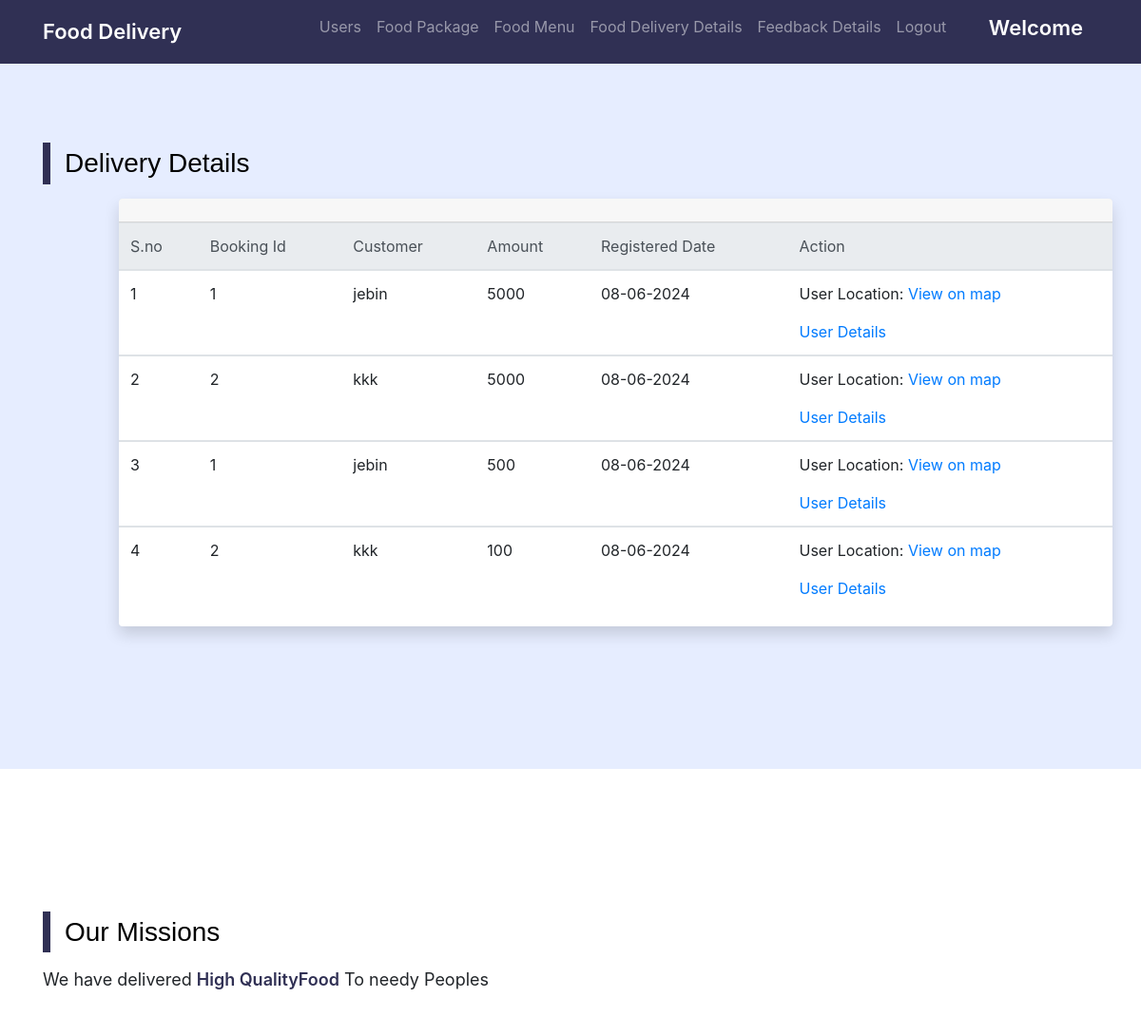
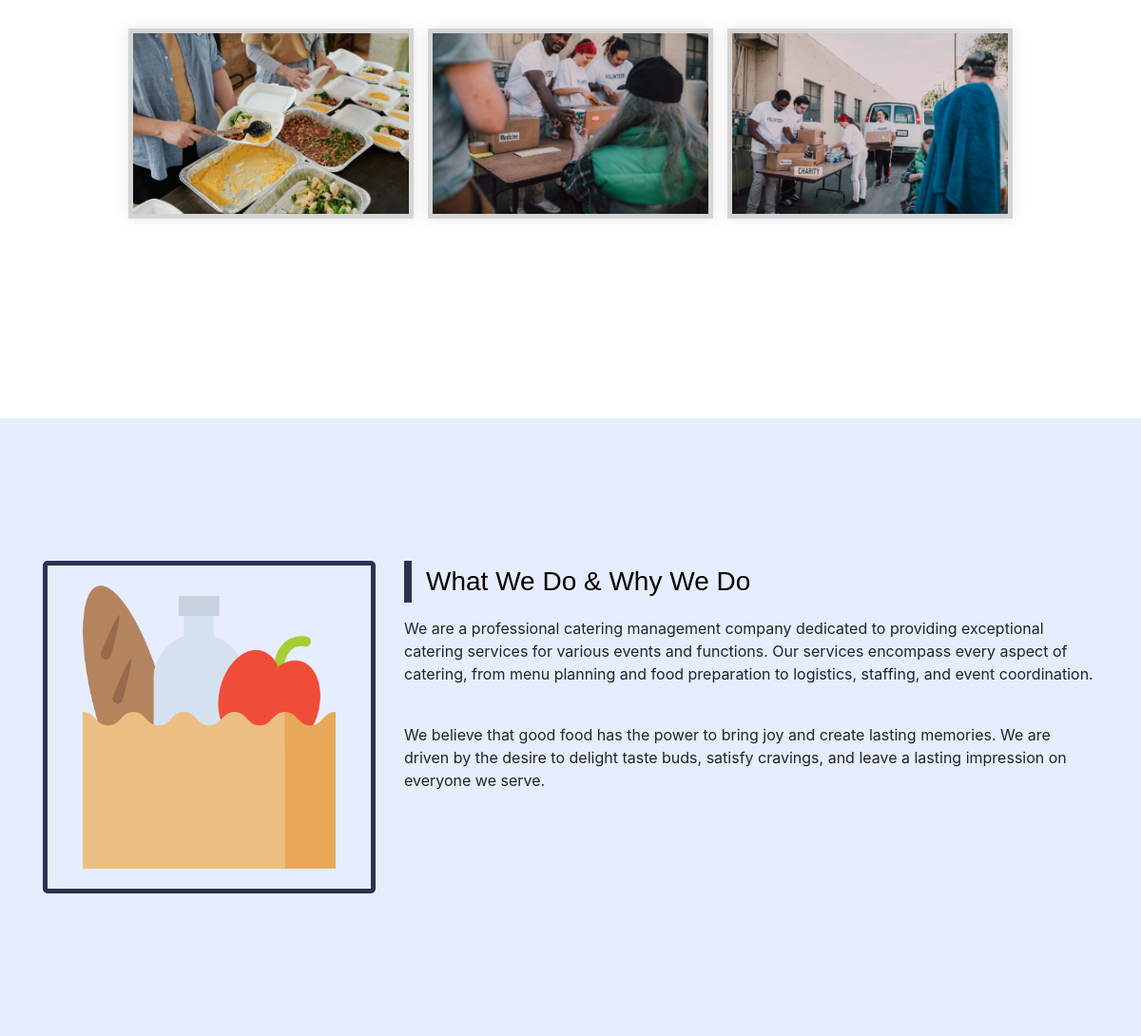
Page /deli_det.php on the committed database (2 pictures, top to bottom).
### tables this page shows
CREATE TABLE `bill_food` (
  `id` int(11) NOT NULL,
  `bid` varchar(60) NOT NULL,
  `customer` varchar(30) NOT NULL,
  `amount` varchar(60) NOT NULL,
  `rdate` varchar(15) NOT NULL,
  `d_status` varchar(11) NOT NULL,
  `latitude` varchar(60) NOT NULL,
  `longitude` varchar(60) NOT NULL
);

### deli_det.php (the view, shortened to what this page needs)
<?php
include("dbconnect.php");
?>
<!DOCTYPE html>
<html lang="en">
<head>
    <title><?php include("title.php");?>
    </title>
    <link rel="stylesheet" href="css/style.css">
    	 <link rel="stylesheet" href="style.css" type="text/css" media="all" />
    <link rel="stylesheet" href="css/responsive.css">
    <link rel="stylesheet" href="https://cdn.jsdelivr.net/npm/bootstrap@4.6.1/dist/css/bootstrap.min.css">
    <link rel="stylesheet" href="https://cdnjs.cloudflare.com/ajax/libs/font-awesome/4.7.0/css/font-awesome.min.css">
</head>
<body>
    <div class="fixed-top">
                    <?php include("name5.php");?>
        <div class="cont-sec">
        </div>
    </div>
    <section class="don-sec" id="donation">
        <div class="container">
            <div class="heading">
                <h2>Delivery Details</h2>
            </div>
            <div class="row">
                <div class="col-lg-1">
                </div>
                <div class="h-screen flex-grow-1 overflow-y-lg-auto">
                <div class="card shadow border-0 mb-7">
                    <div class="card-header">
                    </div>
                    <div class="table-responsive">
                        <table class="table table-hover table-nowrap">
                            <thead class="thead-light">
                                <tr>
                                    <th scope="col">S.no</th>
                                    <th scope="col">Booking Id</th>
                                    <th scope="col">Customer</th>
                                    <th scope="col">Amount</th>
                                    <th scope="col">Registered Date</th>
                                    <th scope="col">Action</th>
                                </tr>
                            </thead>
                            <?php
$i="select * from bill_food where d_status='1'";
     $qry=mysqli_query($connect, $i);
$cnt=1;
while ($row=mysqli_fetch_array($qry)) {
?>
                            <tbody>
                                <tr>
                                    <td>
                                    <?php  echo $cnt;?>
                                    </td>
                                    <td>
                                    <?php  echo $row['bid'];?>
                                    </td>
                                    <td>
                                    <?php  echo $row['customer'];?>
                                    </td>
                                    <td>
                                    <?php  echo $row['amount'];?>
                                    </td>
                                    <td>
                                    <?php  echo $row['rdate'];?>
                                    </td>
                                    <td>
                                        <?php
									$map_url = "https://maps.google.com/?q=" . $row['latitude'] . "," . $row['longitude'];?>
                                    <p>User Location: <a href="<?php echo $map_url; ?>" target="_blank">View on map</a></p>
                                        <a href="userdet.php?customer=<?php echo $row['customer'];?>">User Details</a>
                                    </td>
                                </tr>
                            </tbody>
                            <?php
$cnt=$cnt+1;}
?>
                        </table>
                    </div>
                </div>
            </div>
    </div>
            </div>
    </section>
    <?php include("footer.php");?>

### name5.php (shortened to what this page needs)
<header>
            <div class="container">
                <nav class="navbar navbar-expand-lg navbar-dark">
                <a class="navbar-brand" href=""><?php include("title.php");?></a>
                    <div class="collapse navbar-collapse" id="navbarSupportedContent">
                        <ul class="navbar-nav ml-auto">
                            <li class="nav-item">
                                <a class="nav-link" href="or.php">Users</a>
                            </li>
                            <li class="nav-item">
                                <a class="nav-link" href="add_food_package.php">Food Package</a>
                            </li>
                            <li class="nav-item">
                                <a class="nav-link" href="hotel.php">Food Menu</a>
                            </li>
                            <li class="nav-item">
                                <a class="nav-link" href="deli_det.php">Food Delivery Details</a>
                            </li>
                            <li class="nav-item">
                                <a class="nav-link" href="feedview1.php">Feedback Details</a>
                            </li>
                            <li class="nav-item">
                                <a class="nav-link" href="logout.php">Logout</a>
                            </li>
                            <li>
                            <a class="navbar-brand" href="#">Welcome <h6 style="color:goldenrod"><?php echo $username;?></h6></a>
                            </li>
                        </ul>
                    </div>
                </nav>
            </div>
        </header>

### title.php
<?php
echo "Food Delivery";
?>

### footer.php (shortened to what this page needs)
<section class="mission" id="mission-id">
        <div class="container">
            <div class="heading">
                <h2>Our Missions</h2>
                <p>We have delivered <span>High Quality</span><span>Food</span> To needy Peoples</p>
            </div>
            <div class="gallery-sec">
                <div class="container">
                    <div class="image-container">
                        <div class="image"><img src="img/miss/4.jpg" alt="img"></div>
                        <div class="image"><img src="img/miss/6.jpg" alt="img"></div>
                        <div class="image"><img src="img/miss/7.jpg" alt="img"></div>
                    </div>
                </div>
                </div>
            </div>
    </section>
    <section class="about-sec" id="about">
        <div class="container">
            <div class="row">
                <div class="col-lg-4 about-img">
                    <img src="img/don/shopping-bag.png" alt="about">
                </div>
                <div class="col-lg-8 order-first order-lg-last">
                    <div class="heading">
                        <h2>What We Do & Why We Do</h2>
                    </div>
                    <p>We are a professional catering management company dedicated to providing exceptional catering services for various events and functions. Our services encompass every aspect of catering, from menu planning and food preparation to logistics, staffing, and event coordination.</p>
                    <br>
                    <p>We believe that good food has the power to bring joy and create lasting memories. We are driven by the desire to delight taste buds, satisfy cravings, and leave a lasting impression on everyone we serve.
</p>
                </div>
            </div>
        </div>
    </section>
</body>
</html>

### css/style.css (style rules this page uses)
* { margin: 0; padding: 0; box-sizing: border-box; font-family: 'Poppins', sans-serif; scroll-behavior: smooth; }
body { margin: 0; }
.heading h2 { font-size: 28px; font-weight: 500; border-left: 8px solid #303054; padding: 5px 15px; margin-bottom: 15px; }
.heading p { font-size: 18px; }
.heading p span { font-weight: 600; color: #303054; }
header { background-color: #303054; width: 100%; }
header .navbar-brand { font-size: 22px; font-weight: 600; color: #fff; }
nav { padding: 8px 0px !important; }
.cont-sec { padding: 8px; background-color: #e6edff; width: 100%; }
.about-sec { padding: 150px 0; background-color: #e6edff; }
.about-sec img { width: 350px; border: 5px solid #303054; border-radius: 5px; }
.don-sec { background-color: #e6edff; padding: 150px 0; }
.mission { padding: 150px 0; }
.gallery-sec { position: relative; padding: 50px 0; }
.gallery-sec .image-container { display: flex; flex-wrap: wrap; gap: 15px; justify-content: center; padding: 10px; }
.gallery-sec .image-container .image { height: 200px; width: 300px; box-shadow: 0 0 15px rgba(0, 0, 0, 0.1); cursor: pointer; overflow: hidden; }
.gallery-sec .image-container .image img { height: 100%; width: 100%; border: 5px solid #d4d4d4; object-fit: cover; transition: 0.2s linear; }

### style.css (style rules this page uses)
html,body,div,span,applet,object,iframe,h1,h2,h3,h4,h5,h6,p,blockquote,pre,a,abbr,acronym,address,big,cite,code,del,dfn,em,img,ins,kbd,q,s,samp,small,strike,strong,sub,sup,tt,var,b,u,i,dl,dt,dd,ol,nav ul,nav li,fieldset,form,label,legend,table,caption,tbody,tfoot,thead,tr,th,td,article,aside,canvas,details,embed,figure,figcaption,footer,header,hgroup,menu,nav,output,ruby,section,summary,time,mark,audio,video { margin:0;padding:0;border:0;font-size:100%;font:inherit;vertical-align:baseline; }
article, aside, details, figcaption, figure,footer, header, hgroup, menu, nav, section { display: block; }
ol,ul { list-style:none;padding:0;margin:0; }
table { border-collapse:collapse;border-spacing:0; }
a { text-decoration:none; }
img { max-width:100%; }
body { font-family: 'Raleway', sans-serif; background-size: cover; -webkit-background-size: cover; -moz-background-size: cover; -o-background-size: cover; -ms-background-size: cover; background-attachment: fixed; }
body a { transition:0.5s all; -webkit-transition:0.5s all; -moz-transition:0.5s all; -o-transition:0.5s all; -ms-transition:0.5s all; text-decoration: none; }
h1, h2, h3, h4, h5, h6 { font-family: 'Raleway', sans-serif; color: #000; }
p { margin:0; }
ul { margin:0; padding:0; }
img { width: 100%; }
.container { width: 36%; margin: 0 auto; }
@media screen and (max-width: 1440px) { .container { width: 38%; } }
@media screen and (max-width: 1366px) { .container { width: 41%; } }
@media screen and (max-width: 1280px) { .container { width: 44%; } }

### rows in the picture
bill_food: bid "1", customer "jebin", amount "5000", rdate "08-06-2024"
bill_food: bid "2", customer "kkk", amount "5000", rdate "08-06-2024"
bill_food: bid "1", customer "jebin", amount "500", rdate "08-06-2024"
bill_food: bid "2", customer "kkk", amount "100", rdate "08-06-2024"
